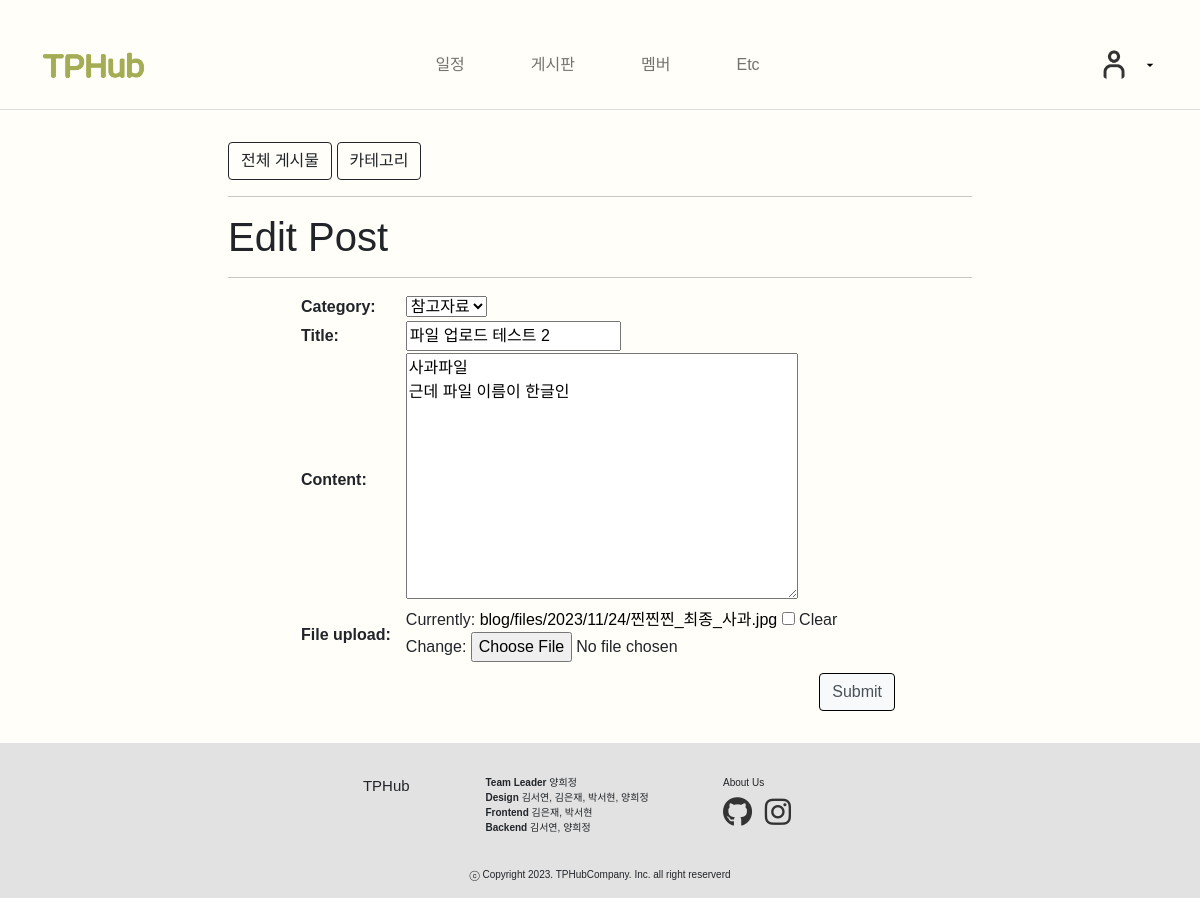
Before: /board/update_post/3/ (signed in) with the older database file.
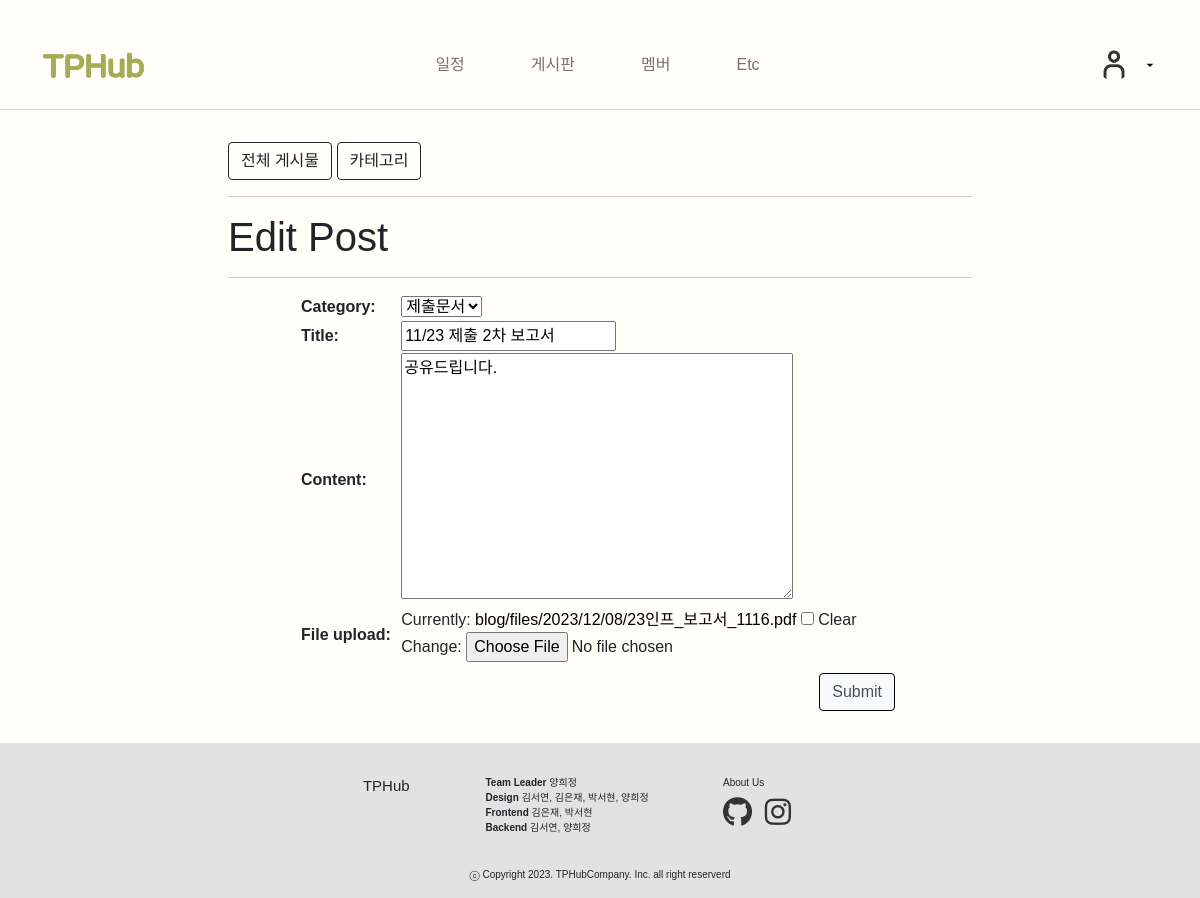
After: the same page with the newer database file.
### board/models.py (models this page shows, shortened)
class Post(models.Model):
    title = models.CharField(max_length=30)
    author = models.ForeignKey(User, null=True, blank=False, on_delete=models.SET_NULL)
    category = models.ForeignKey(Category, null=True, blank=False, on_delete=models.SET_NULL)
    user_profile = models.ForeignKey(UserProfile, null=True, blank=False, on_delete=models.SET_NULL)
    content = models.TextField()
    file_upload = models.FileField(upload_to='blog/files/%Y/%m/%d/', blank=True)
    created_at = models.DateTimeField(auto_now_add=True)
    updated_at = models.DateTimeField(auto_now=True)

### board/views.py (the view)
# urls.py: path('update_post/<int:pk>/', views.PostUpdate.as_view()),  # 글 수정
class PostUpdate(LoginRequiredMixin, UpdateView):
    model = Post
    fields = ['category', 'title', 'content', 'file_upload']
    template_name = 'board/post_update_form.html'
    def dispatch(self, request, *args, **kwargs):
        if request.user.is_authenticated and (request.user.is_superuser or request.user == self.get_object().author):
            return super(PostUpdate, self).dispatch(request, *args, **kwargs)
        else:
            raise PermissionDenied

### board/models.py (called while the page is built)
    def __str__(self):
        return self.name

### board/templates/board/post_update_form.html (shortened to what this page needs)
{% extends 'board/base.html' %}
{% block main_area %}
    <h1> Edit Post</h1>
    <hr>
    <form method="post" enctype="multipart/form-data" style="max-width: 600px; margin: 0 auto;">
        <table style="width: 100%;">
            {{ form.as_table }}
        </table>
        <div style="text-align: right; margin-top: 10px;">
            <button type="submit" class="btn btn-primary custom-btn" style=" border: 1px solid #000000;background-color: #f8f9fa;
                color: #495057; margin-right: 5px;"> Submit
            </button>
        </div>
    </form>
{% endblock %}

Changed rows visible on the page:
changed Post: category "참고자료" → "제출문서"; title "파일 업로드 테스트 2" → "11/23 제출 2차 보고서"; content "사과파일 근데 파일 이름이 한글인" → "공유드립니다."
Other visible differences:
text no longer shown: "Category: Title: Content: File upload: Currently: blog/files/2023/11/24/찐찐찐_최종_사과.jpg Clear Change:"
text now shown: "Category: Title: Content: File upload: Currently: blog/files/2023/12/08/23인프_보고서_1116.pdf Clear Change:"
